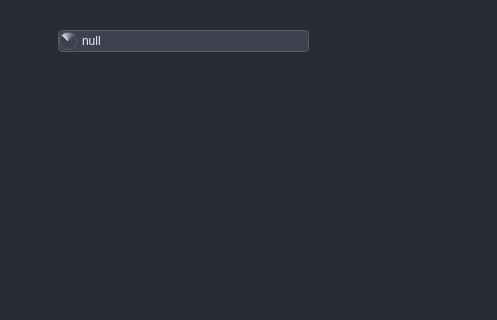
<?xml version="1.0" encoding="UTF-8"?>
<ui version="4.0">
 <class>MainWindow</class>
 <widget class="QMainWindow" name="MainWindow">
  <property name="geometry">
   <rect>
    <x>0</x>
    <y>0</y>
    <width>497</width>
    <height>320</height>
   </rect>
  </property>
  <property name="windowTitle">
   <string>MainWindow</string>
  </property>
  <property name="styleSheet">
   <string notr="true">/*konteinerite peamised omadused*/

QWidget{
    background-color: #272c35;
}

/*üleüldine taust ja toonid*/
/*--gray-0: #fff;
    --gray-50: #f7f7f8;
    --gray-100: #ececf1;
    --gray-200: #d9d9e3;
    --gray-300: #c5c5d2;
    --gray-400: #acacbe;
    --gray-500: #8e8ea0;
    --gray-600: #565869;
    --gray-700: #40414f;
    --gray-800: #343541;
    --gray-900: #202123;
    --gray-950: #050509;
*/


/*style the combobox itself*/
QComboBox{
	background-color:#40414f;
	color:#ececf1;
	border: 1px solid #565869;
	border-radius: 4px;
	padding-left: 5px;
}

/*Style the dropdown area*/
QComboBox::drop-down{
	background-color: qconicalgradient(cx:0.5, cy:0.5, angle:135, stop:0.704545 rgba(64, 65, 79), stop:1 rgba(217, 217, 227));
	border: 1px solid #565869;
	border-radius: 8px;
	height:16px;
	width: 16px;
	subcontrol-origin: padding 2px;
    subcontrol-position: left;
}

QComboBox::on{
	border: 2px solid #565869;
}

QAbstractItemView {
	background-color:#40414f;
	color:#ececf1;
	border: 1px solid #565869;
	border-radius: 4px;
	padding-left: 5px;
}
</string>
  </property>
  <widget class="QWidget" name="centralwidget">
   <widget class="QComboBox" name="comboBox">
    <property name="geometry">
     <rect>
      <x>58</x>
      <y>30</y>
      <width>251</width>
      <height>22</height>
     </rect>
    </property>
    <item>
     <property name="text">
      <string>null</string>
     </property>
    </item>
    <item>
     <property name="text">
      <string>üks</string>
     </property>
    </item>
    <item>
     <property name="text">
      <string>kaks</string>
     </property>
    </item>
    <item>
     <property name="text">
      <string>kolm</string>
     </property>
    </item>
   </widget>
  </widget>
  <widget class="QMenuBar" name="menubar">
   <property name="geometry">
    <rect>
     <x>0</x>
     <y>0</y>
     <width>497</width>
     <height>21</height>
    </rect>
   </property>
  </widget>
  <widget class="QStatusBar" name="statusbar"/>
 </widget>
 <resources>
  <include location="icons/test.qrc"/>
 </resources>
 <connections/>
</ui>
